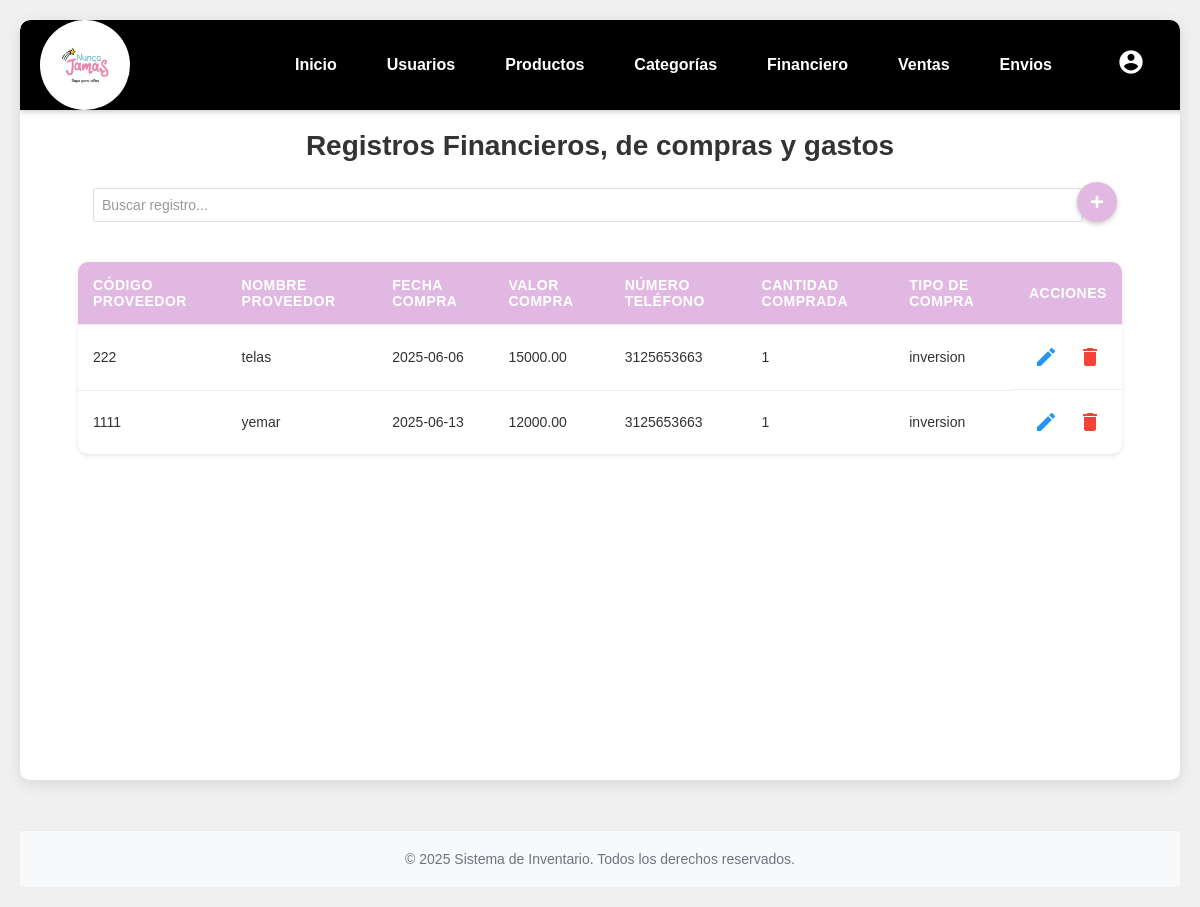
Page /pages/financiero.php on the committed database.
### tables this page shows
CREATE TABLE `financiera` (
  `codigoProveedor` int(11) NOT NULL,
  `nombreProveedor` varchar(100) DEFAULT NULL,
  `fechaCompra` date DEFAULT NULL,
  `valorCompra` decimal(10,2) DEFAULT NULL,
  `numeroTelefono` varchar(15) DEFAULT NULL,
  `cantidadComprada` int(11) DEFAULT NULL,
  `tipoCompra` varchar(20) NOT NULL DEFAULT 'gasto'
);

### pages/financiero.php (the view, shortened to what this page needs)
<?php
require '../conexion.php';
$sql = "SELECT * FROM financiera";
$resultado = $conexion->query($sql);
?>
<!DOCTYPE html>
<html lang="es">
<head>
    <link rel="stylesheet" href="../css/estilos.css">
    <link rel="stylesheet" href="../css/index.css">
    <link rel="stylesheet" href="../css/tablas.css">
    <link rel="stylesheet" href="../css/financiero.css">
</head>
<body>
<div class="contenedor-principal">
        <?php include '../components/header.php'; ?>
    <div class="container">
            <h2>Registros Financieros, de compras y gastos</h2>
            <div class="filtro-agregar-contenedor">
                <div class="filtro-contenedor">
                    <input type="text" id="filtro-financiero" placeholder="Buscar registro..." class="filtro-input">
                </div>
                <div class="btn-agregar-contenedor">
                    <button onclick="abrirModalInsertar()" class="btn-agregar">+</button>
                </div>
            </div>
            <div class="tabla-contenedor">
                <table>
                    <thead>
                        <tr>
                            <th>Código proveedor</th>
                            <th>Nombre proveedor</th>
                            <th>Fecha compra</th>
                            <th>Valor compra</th>
                            <th>Número teléfono</th>
                            <th>Cantidad comprada</th>
                            <th>Tipo de compra</th>
                            <th>Acciones</th>
                        </tr>
                    </thead>
                    <tbody id="tabla-financiera">
                        <?php while ($registro = $resultado->fetch_assoc()): ?>
                            <tr>
                                <td><?php echo $registro['codigoProveedor']; ?></td>
                                <td><?php echo $registro['nombreProveedor']; ?></td>
                                <td><?php echo $registro['fechaCompra']; ?></td>
                                <td><?php echo $registro['valorCompra']; ?></td>
                                <td><?php echo $registro['numeroTelefono']; ?></td>
                                <td><?php echo $registro['cantidadComprada']; ?></td>
                                <td><?php echo $registro['tipoCompra']; ?></td>
                                <td class="acciones">
                                    <button onclick="abrirModalEditar(<?php echo htmlspecialchars(json_encode($registro)); ?>)" class="btn-editar">
                                        <span class="material-icons">edit</span>
                                    </button>
                                    <a href="../controllers/financiero/eliminar_financiero.php?id=<?php echo $registro['codigoProveedor']; ?>" class="btn-eliminar" onclick="return confirm('¿Estás seguro de eliminar este registro?')">
                                        <span class="material-icons">delete</span>
                                    </a>
                                </td>
                            </tr>
                        <?php endwhile; ?>
                    </tbody>
                </table>
            </div>
        </div>
    </div>
<?php include '../components/footer.php'; ?>

### css/estilos.css (style rules this page uses)
body { background-color: #f0f0f0; font-family: Arial, sans-serif; min-height: 100vh; padding: 20px; display: flex; flex-direction: column; align-items: center; margin: 0; overflow-x: hidden; }
.contenedor-principal { background-color: #ffffff; width: 100%; max-width: 1200px; margin: 0 auto; box-shadow: 0 4px 15px rgba(0, 0, 0, 0.1); border-radius: 10px; min-height: calc(100vh - 40px); max-height: calc(100vh - 40px); display: flex; flex-direction: column; overflow: hidden; }
input[type="text"], input[type="password"], input[type="email"] { width: 100%; padding: 8px; margin-bottom: 15px; border: 1px solid #ddd; border-radius: 3px; }
button { padding: 10px 15px; background-color: #E1B8E2; color: white; border: none; border-radius: 3px; cursor: pointer; }
.btn-agregar-contenedor { justify-content: flex-end; margin-bottom: 20px; margin-right: 20px; }
.btn-agregar { background-color: #E1B8E2; color: white; border: none; border-radius: 50%; width: 40px; height: 40px; font-size: 24px; cursor: pointer; display: flex; align-items: center; justify-content: center; transition: all 0.3s ease; box-shadow: 0 2px 5px rgba(0,0,0,0.2); }
.tabla-contenedor { width: 100%; overflow-x: auto; margin-top: 20px; }
table { width: 100%; border-collapse: collapse; background-color: white; box-shadow: 0 1px 3px rgba(0, 0, 0, 0.1); }
th, td { padding: 12px 15px; text-align: left; border-bottom: 1px solid #ddd; }
th { background-color: #f8f9fa; font-weight: bold; color: #333; }
.acciones { display: flex; gap: 10px; }
.btn-editar, .btn-eliminar { padding: 6px 12px; border-radius: 4px; text-decoration: none; font-size: 14px; transition: background-color 0.3s; }
.btn-editar { background-color: #E1B8E2; color: white; }
.btn-eliminar { background-color: #dc3545; color: white; }

### css/index.css (style rules this page uses)
h2 { text-align: center; color: #333; margin: 20px 0; font-size: 28px; font-weight: bold; }

### css/tablas.css (style rules this page uses)
.tabla-contenedor { background: white; border-radius: 10px; box-shadow: 0 2px 4px rgba(0,0,0,0.1); margin: 20px 0; overflow: hidden; width: 100%; }
.tabla-contenedor table { width: 100%; border-collapse: collapse; }
.tabla-contenedor th, .tabla-contenedor td { padding: 15px; text-align: left; border-bottom: 1px solid #eee; }
.tabla-contenedor th { background-color: #E1B8E2; color: white; font-weight: 600; text-transform: uppercase; font-size: 14px; letter-spacing: 0.5px; }
.tabla-contenedor td { font-size: 14px; color: #333; }
.tabla-contenedor tr:last-child td { border-bottom: none; }
.acciones { display: flex; gap: 10px; justify-content: center; }
.btn-editar, .btn-eliminar { padding: 8px 15px; border-radius: 5px; text-decoration: none; font-size: 14px; transition: all 0.3s ease; display: flex; align-items: center; gap: 5px; }
.btn-editar { background-color: #E1B8E2; color: white; }
.btn-eliminar { background-color: #dc3545; color: white; }
.btn-agregar { background-color: #E1B8E2; color: white; border: none; padding: 10px 15px; border-radius: 100px; cursor: pointer; font-size: 16px; font-weight: bold; transition: background-color 0.3s ease; }
.filtro-agregar-contenedor { display: flex; justify-content: space-between; align-items: center; margin-bottom: 20px; width: 100%; padding: 0 15px; gap: 2px; }
.filtro-contenedor { flex: 1; margin-right: 10px; max-width: calc(100% - 40px); }
.filtro-input { padding: 8px 12px; border: 1px solid #ddd; border-radius: 4px; width: 100%; font-size: 14px; transition: border-color 0.3s; min-width: 300px; }
.filtro-input::placeholder { color: #999; }
.btn-agregar-contenedor { display: flex; align-items: center; }
.btn-agregar { background-color: #E1B8E2; color: black; border: none; border-radius: 50%; width: 40px; height: 40px; font-size: 24px; cursor: pointer; display: flex; align-items: center; justify-content: center; transition: background-color 0.3s; }

### rows in the picture
financiera: codigoProveedor "222", nombreProveedor "telas", fechaCompra "2025-06-06", valorCompra "15000.00", numeroTelefono "3125653663", cantidadComprada "1", tipoCompra "inversion"
financiera: codigoProveedor "1111", nombreProveedor "yemar", fechaCompra "2025-06-13", valorCompra "12000.00", numeroTelefono "3125653663", cantidadComprada "1", tipoCompra "inversion"
